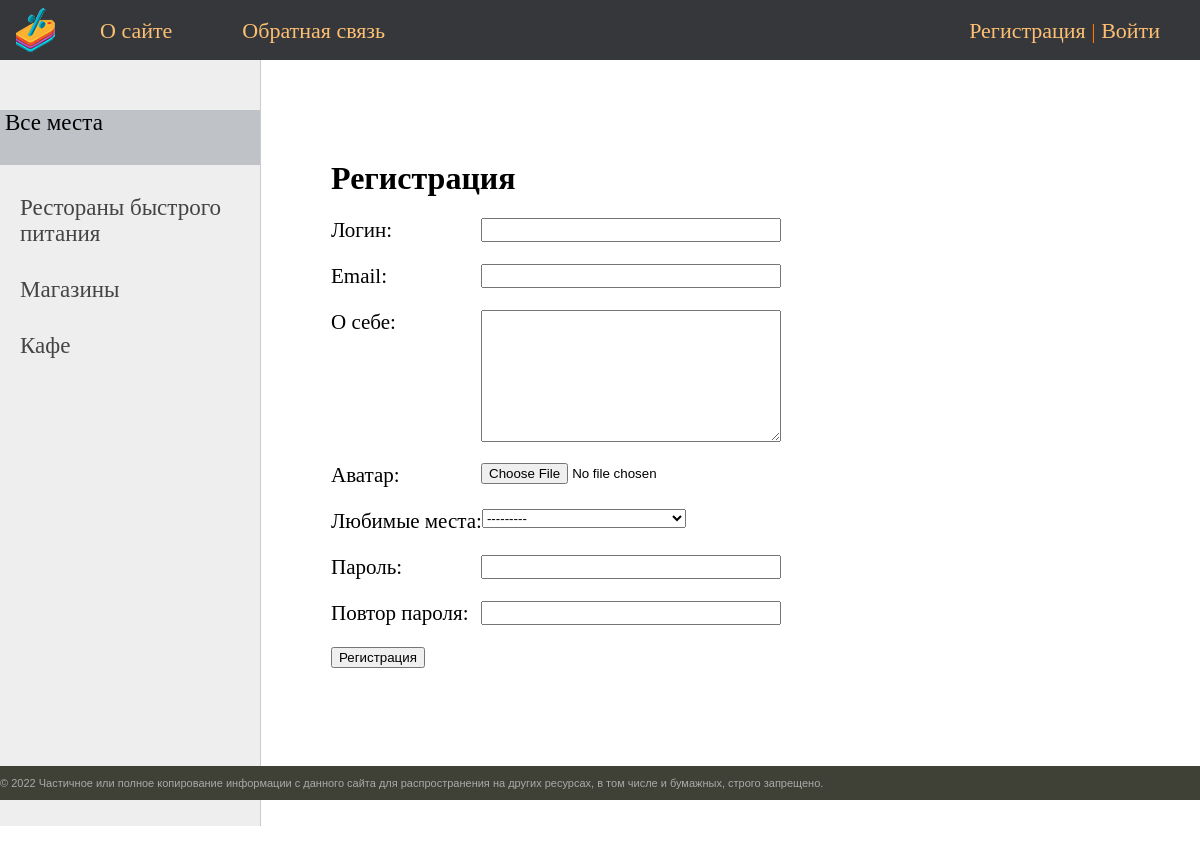
Screenshot of /register/ with the database file from the repository.
### sales/models.py (models this page shows)
class Category(models.Model):
    name = models.CharField(max_length=100, db_index=True)
    slug = models.SlugField(max_length=255, unique=True, db_index=True, verbose_name='URL')
    def __str__(self):
        return self.name
    def get_absolute_url(self):
        return reverse('category', kwargs={'cat_slug': self.slug})
    class Meta:
        verbose_name = 'Места'
        verbose_name_plural = 'Места'

### sales/views.py (the view, shortened to what this page needs)
# urls.py: path('register/', RegisterUser.as_view(), name='register'),
class RegisterUser(DataMixin, CreateView):
    model = Profile
    form_class = RegisterUserForm
    template_name = 'sales/register.html'
    def get_context_data(self, *, object_list=None, **kwargs):
        context = super().get_context_data(**kwargs)
        c_def = self.get_user_context(title='Регистрация')
        return dict(list(context.items()) + list(c_def.items()))
    success_url = reverse_lazy('home')

### sales/forms.py
class RegisterUserForm(UserCreationForm):
    user = forms.CharField(label='Логин', widget=forms.TextInput(attrs={'class': 'form-input'}))
    email = forms.EmailField(label='Email', widget=forms.TextInput(attrs={'class': 'form-input'}))
    bio = forms.CharField(label='О себе', widget=forms.Textarea(attrs={'class': 'form-input', 'rows': 7}))
    prefer_category = forms.ModelChoiceField(label='Любимые места', widget=forms.Select,
                                             queryset=Category.objects.all())
    password1 = forms.CharField(label='Пароль', widget=forms.PasswordInput(attrs={'class': 'form-input'}))
    password2 = forms.CharField(label='Повтор пароля', widget=forms.PasswordInput(attrs={'class': 'form-input'}))
    avatar = forms.ImageField(label='Аватар')
    class Meta:
        model = Profile
        fields = ('user', 'email', 'bio', 'avatar', 'prefer_category', 'password1', 'password2')

### sales/templatetags/poorsales_tags.py (called while the page is built)
@register.inclusion_tag('sales/list_categories.html')
def show_categories(sort=None, cat_selected=0):
    if not sort:
        cats = Category.objects.all()
    else:
        cats = Category.objects.order_by(sort)
    return {"cats": cats, 'cat_selected': cat_selected}

### sales/utils.py (called while the page is built)
    def get_user_context(self, **kwargs):
        context = kwargs
        cats = Category.objects.all()
        user_menu = menu.copy()
        if not self.request.user.is_authenticated:  # dont displaying add_sale in user dont login
            user_menu.pop(1)
        context['menu'] = user_menu
        context['cats'] = cats
        if 'cat_selected' not in context:
            context['cat_selected'] = 0
        return context

### sales/templates/sales/register.html (shortened to what this page needs)
{% extends 'sales/base.html' %}
{% block content %}
<h1>{{title}}</h1>
<form method="post" enctype="multipart/form-data">
    {% for f in form %}
    <p><label class="form-label" for="{{ f.id_for_label }}">{{f.label}}: </label>{{ f }}</p>
    {% endfor %}
    <button type="submit">Регистрация</button>
</form>
{% endblock %}

### sales/templates/sales/list_categories.html
		{% for c in cats %}
			{% if c.pk == cat_selected %}
			<li class="selected">{{c.name}}</li>
			{% else %}
			<li><a href="{{ c.get_absolute_url }}">{{c.name}}</a></li>
			{% endif %}
		{% endfor %}

### sales/static/sales/css/styles.css (style rules this page uses)
html, body { font-family: 'Franklin Gothic'; margin: 0; padding: 0; height: 100%; width: 100%; color: #444; }
a { color: #000000; text-decoration: none; }
.left-chapters ul li { margin: 30px 0 0 0; color: #999; }
.left-chapters ul li a { color: #444; text-decoration: none; }
.content-text h1 { font-size: 32px; }
.form-input { width: 300px; font-size: 16px; }
.form-label { display: inline-block; min-width: 150px; vertical-align: top; }

### rows the page displays
Category: name "Рестораны быстрого питания"
Category: name "Магазины"
Category: name "Кафе"

### other values shown
{{ m.title }} "О сайте" "Обратная связь"
{{ title }} "Регистрация"
{{ f.label }} "Логин" "Email" "О себе" "Аватар" "Любимые места" "Пароль" "Повтор пароля"
